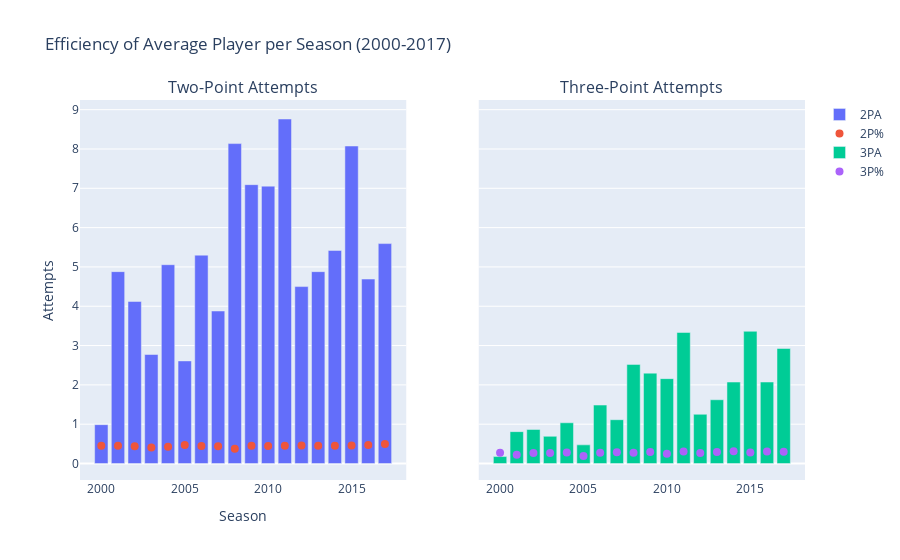

Write notebook code for a chart like this one.
### Code cell
import pandas as pd
import plotly.subplots as sp
import plotly.graph_objects as go

# Calculate average efficiency metrics per season
df_season_avg = df.groupby('season').agg({'2P%': 'mean', '2PA': lambda x: (x / df['G']).sum() / df['name'].nunique(),
                                          '3P%': 'mean', '3PA': lambda x: (x / df['G']).sum() / df['name'].nunique(),
                                          'name': 'nunique'}).reset_index()

# Creating subplots with shared y-axis
fig = sp.make_subplots(rows=1, cols=2, shared_yaxes=True, subplot_titles=['Two-Point Attempts', 'Three-Point Attempts'])

# Adding the bar chart for Two-Point Attempts
fig.add_trace(go.Bar(
    x=df_season_avg['season'],
    y=df_season_avg['2PA'],
    name='2PA',
), row=1, col=1)

# Adding the scatter plot for Two-Point Percentage
fig.add_trace(go.Scatter(
    x=df_season_avg['season'],
    y=df_season_avg['2P%'],
    name='2P%',
    mode='markers',
    marker=dict(size=8),
), row=1, col=1)

# Adding the bar chart for Three-Point Attempts
fig.add_trace(go.Bar(
    x=df_season_avg['season'],
    y=df_season_avg['3PA'],
    name='3PA',
), row=1, col=2)

# Adding the scatter plot for Three-Point Percentage
fig.add_trace(go.Scatter(
    x=df_season_avg['season'],
    y=df_season_avg['3P%'],
    name='3P%',
    mode='markers',
    marker=dict(size=8),
), row=1, col=2)

# Updating layout
fig.update_layout(
    title='Efficiency of Average Player per Season (2000-2017)',
    xaxis=dict(title='Season'),
    yaxis=dict(title='Attempts'),
)

# Displaying the chart
fig.show()

### Figure 1 — Plotly figure (JSON) as saved in the notebook; plotly's stock layout.template omitted (floating-point values rounded to 4 significant figures)
{"data": [{"name": "2PA", "type": "bar", "x": [2000, 2001, 2002, 2003, 2004, 2005, 2006, 2007, 2008, 2009, 2010, 2011, 2012, 2013, 2014, 2015, 2016, 2017], "xaxis": "x", "y": [0.9883, 4.88, 4.121, 2.772, 5.057, 2.609, 5.3, 3.879, 8.137, 7.093, 7.055, 8.763, 4.5, 4.88, 5.419, 8.076, 4.692, 5.594], "yaxis": "y"}, {"marker": {"size": 8}, "mode": "markers", "name": "2P%", "type": "scatter", "x": [2000, 2001, 2002, 2003, 2004, 2005, 2006, 2007, 2008, 2009, 2010, 2011, 2012, 2013, 2014, 2015, 2016, 2017], "xaxis": "x", "y": [0.4489, 0.4503, 0.4361, 0.4071, 0.4286, 0.4679, 0.4421, 0.4395, 0.3767, 0.4486, 0.443, 0.4489, 0.4596, 0.4506, 0.4536, 0.4581, 0.4721, 0.4947], "yaxis": "y"}, {"name": "3PA", "type": "bar", "x": [2000, 2001, 2002, 2003, 2004, 2005, 2006, 2007, 2008, 2009, 2010, 2011, 2012, 2013, 2014, 2015, 2016, 2017], "xaxis": "x2", "y": [0.1769, 0.8107, 0.8655, 0.6914, 1.036, 0.4741, 1.486, 1.114, 2.521, 2.299, 2.158, 3.333, 1.252, 1.622, 2.072, 3.363, 2.073, 2.925], "yaxis": "y2"}, {"marker": {"size": 8}, "mode": "markers", "name": "3P%", "type": "scatter", "x": [2000, 2001, 2002, 2003, 2004, 2005, 2006, 2007, 2008, 2009, 2010, 2011, 2012, 2013, 2014, 2015, 2016, 2017], "xaxis": "x2", "y": [0.2717, 0.2257, 0.2678, 0.27, 0.2794, 0.1909, 0.2738, 0.2845, 0.2756, 0.2915, 0.2483, 0.3026, 0.2675, 0.2911, 0.3103, 0.277, 0.303, 0.3018], "yaxis": "y2"}], "layout": {"annotations": [{"font": {"size": 16}, "showarrow": false, "text": "Two-Point Attempts", "x": 0.225, "xanchor": "center", "xref": "paper", "y": 1, "yanchor": "bottom", "yref": "paper"}, {"font": {"size": 16}, "showarrow": false, "text": "Three-Point Attempts", "x": 0.775, "xanchor": "center", "xref": "paper", "y": 1, "yanchor": "bottom", "yref": "paper"}], "title": {"text": "Efficiency of Average Player per Season (2000-2017)"}, "xaxis": {"anchor": "y", "domain": [0, 0.45], "title": {"text": "Season"}}, "xaxis2": {"anchor": "y2", "domain": [0.55, 1]}, "yaxis": {"anchor": "x", "domain": [0, 1], "title": {"text": "Attempts"}}, "yaxis2": {"anchor": "x2", "domain": [0, 1], "matches": "y", "showticklabels": false}}}
